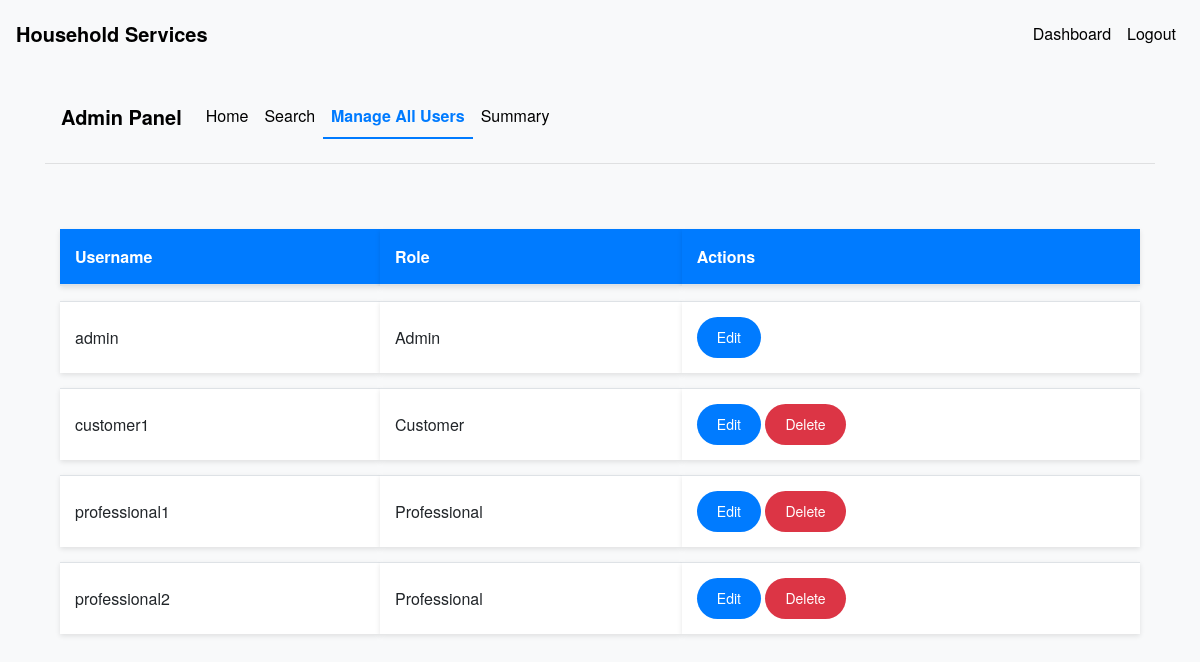
The app's page /admin/manage_users (signed in), older data.
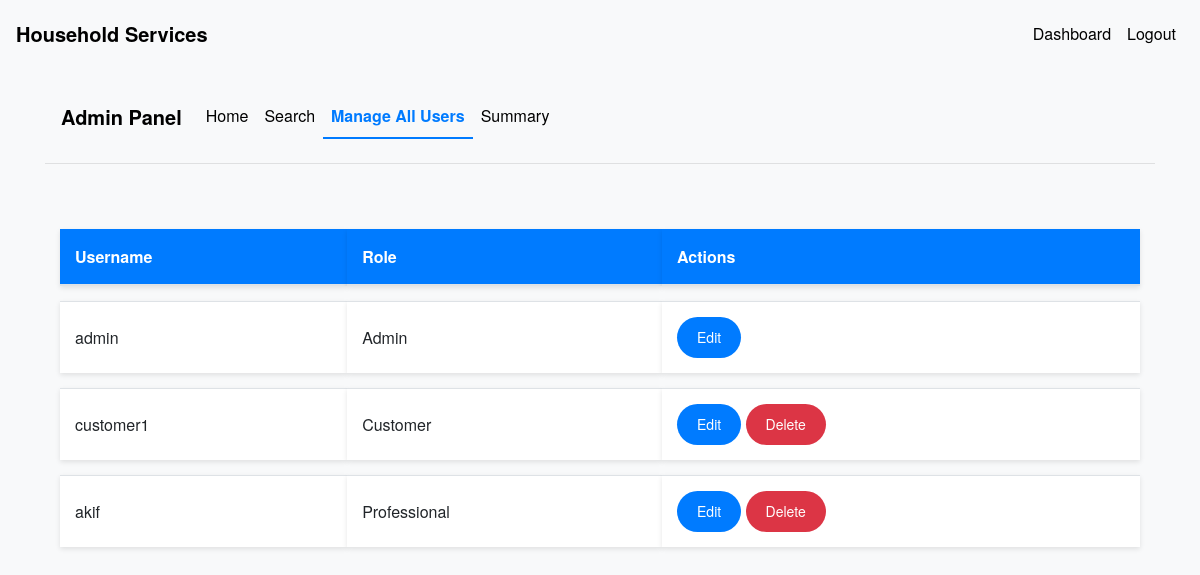
The same page, newer data.
### models.py (models this page shows, shortened)
class User(UserMixin, db.Model):
    __tablename__ = 'users'
    id = db.Column(db.Integer, primary_key=True)
    username = db.Column(db.String(100), unique=True, nullable=False)
    password = db.Column(db.String(128), nullable=False)
    role = db.Column(db.String(20), nullable=False)
    is_active = db.Column(db.Boolean, default=True)
    date_created = db.Column(db.DateTime, default=datetime.utcnow)
    date_completed = db.Column(db.DateTime)
    is_approved = db.Column(db.Boolean, default=False)
    service_type = db.Column(db.String(100))
    experience = db.Column(db.Integer)
    resume_filename = db.Column(db.String(200))
    approval_status = db.Column(db.String(50), default='pending')
    customer_service_requests = db.relationship('ServiceRequest', backref='customer', foreign_keys='ServiceRequest.customer_id', lazy='dynamic')
    professional_service_requests = db.relationship('ServiceRequest', backref='professional', foreign_keys='ServiceRequest.professional_id', lazy='dynamic')

### routes.py (the view)
@app.route('/admin/manage_users')
@login_required
def manage_users():
    if current_user.role != 'admin':
        flash('Access denied.')
        return redirect(url_for('index'))
    users = User.query.all()
    return render_template('manage_users.html', users=users)

### app.py (called while the page is built)
@login_manager.user_loader
def load_user(user_id):
    return User.query.get(int(user_id))

### templates/manage_users.html (shortened to what this page needs)
{% extends 'base.html' %}
{% block content %}
<nav class="navbar navbar-expand-lg navbar-light bg-light">
    <a class="navbar-brand" href="{{ url_for('admin_dashboard') }}">Admin Panel</a>
    <div class="collapse navbar-collapse" id="navbarNav">
        <ul class="navbar-nav">
            <li class="nav-item {% if request.endpoint == 'admin_dashboard' %}active{% endif %}">
                <a class="nav-link" href="{{ url_for('admin_dashboard') }}">Home</a>
            </li>
            <li class="nav-item {% if request.endpoint == 'admin_search' %}active{% endif %}">
                <a class="nav-link" href="{{ url_for('admin_search') }}">Search</a>
            </li>
            <li class="nav-item {% if request.endpoint == 'manage_users' %}active{% endif %}">
                <a class="nav-link" href="{{ url_for('manage_users') }}">Manage All Users</a>
            </li>
            <li class="nav-item {% if request.endpoint == 'admin_summary' %}active{% endif %}">
                <a class="nav-link" href="{{ url_for('admin_summary') }}">Summary</a>
            </li>
        </ul>
    </div>
</nav>
<hr>
<div class="container">
    <table class="table table-striped">
        <thead>
            <tr>
                <th>Username</th>
                <th>Role</th>
                <th>Actions</th>
            </tr>
        </thead>
        <tbody>
            {% for user in users %}
            <tr>
                <td>{{ user.username }}</td>
                <td>{{ user.role.capitalize() }}</td>
                <td>
                    <a href="{{ url_for('edit_user', user_id=user.id) }}" class="btn btn-sm btn-primary">Edit</a>
                    {% if user.username != 'admin' %}
                    <form action="{{ url_for('delete_user', user_id=user.id) }}" method="POST" style="display:inline;">
                        <button type="submit" class="btn btn-sm btn-danger" onclick="return confirm('Are you sure you want to delete this user?');">Delete</button>
                    </form>
                    {% endif %}
                </td>
            </tr>
            {% endfor %}
        </tbody>
    </table>
</div>
{% endblock %}

Row changes from the older to the newer data that the page shows:
removed User: username "professional1", role "Professional"
removed User: username "professional2", role "Professional"
added User: username "akif", role "Professional"
